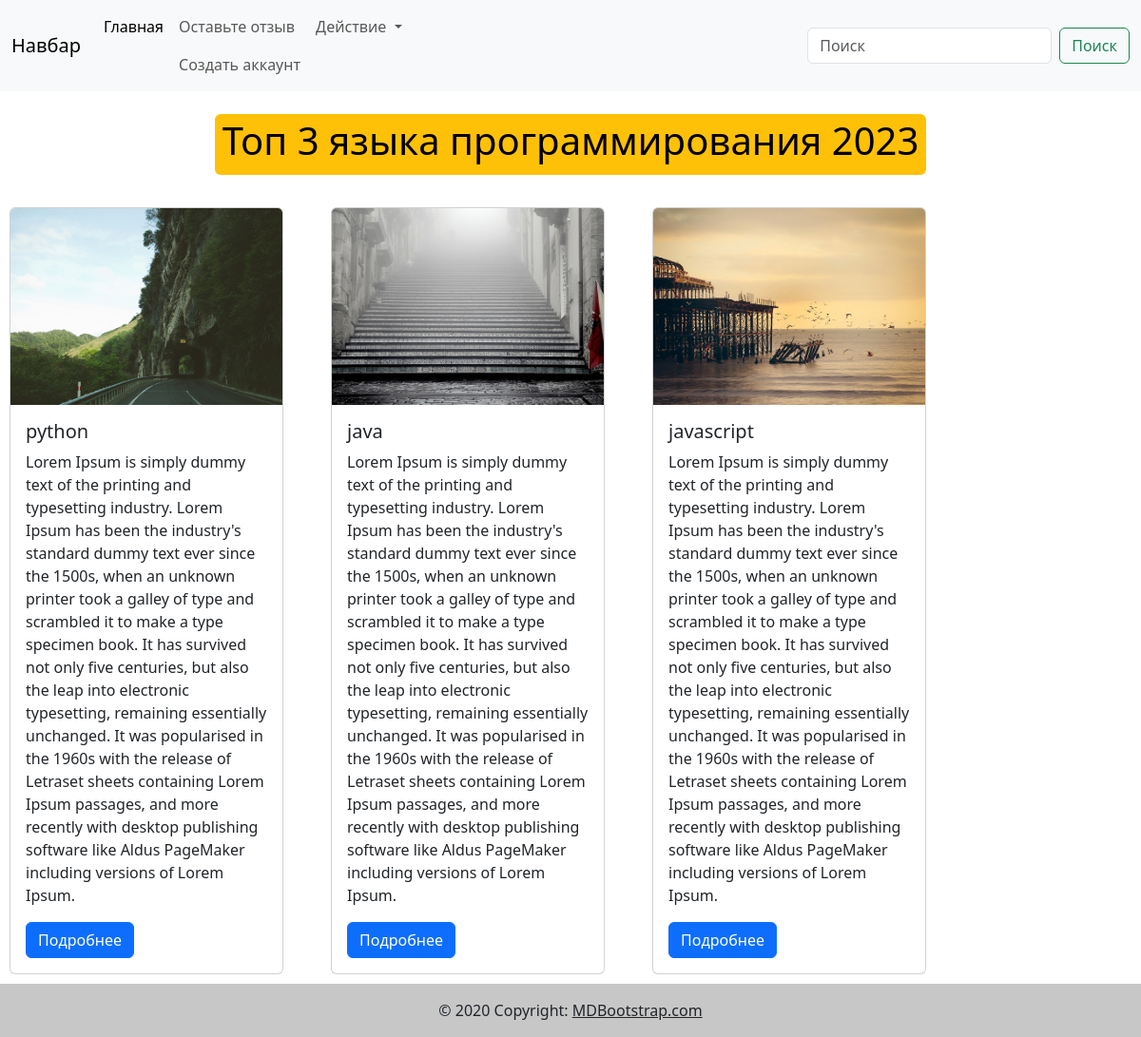
The app's page /, older data.
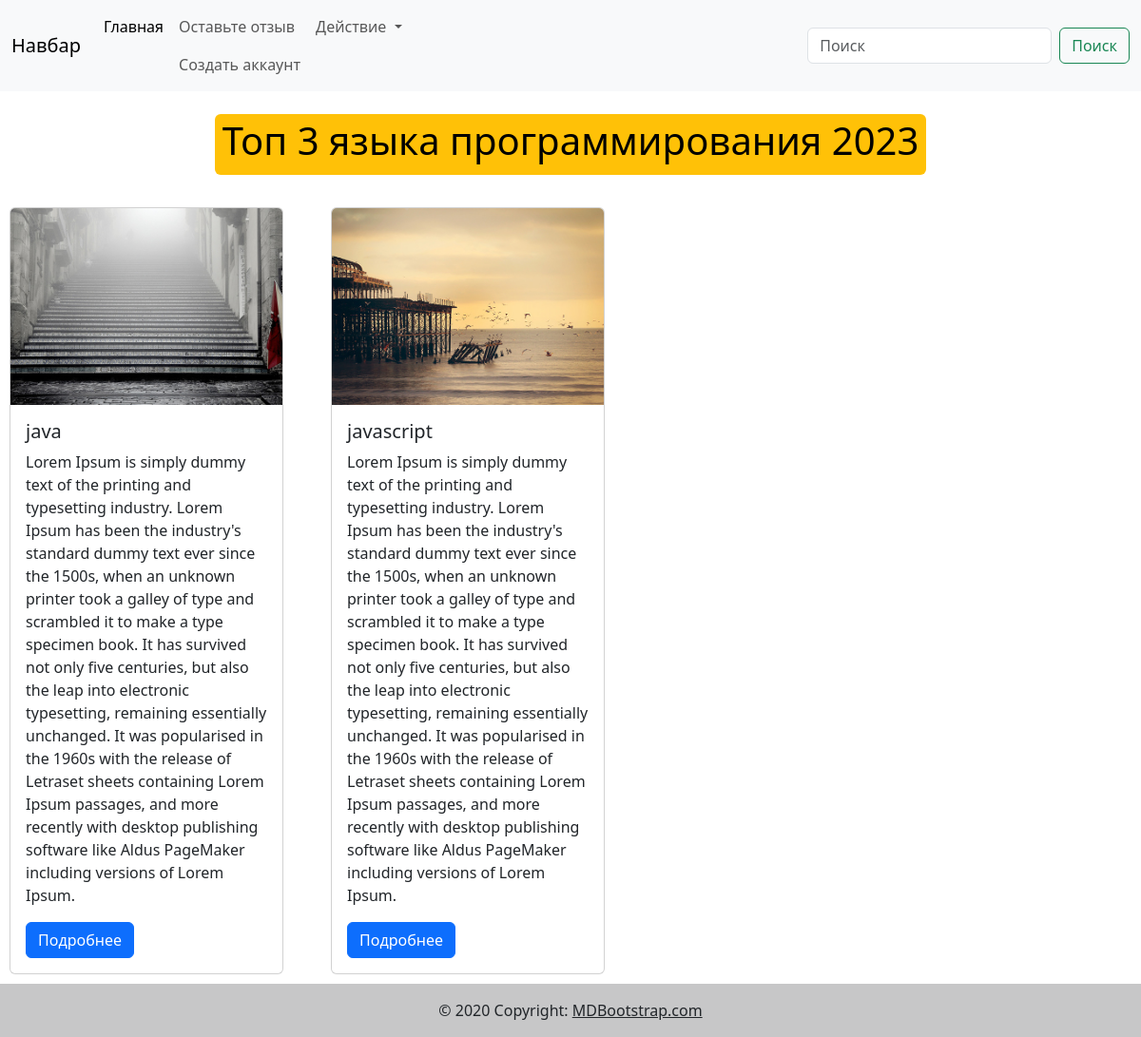
The same page, newer data.
### programm_lang/models.py (models this page shows, shortened)
class ProgramLang(models.Model):
    ACTUALITY = (
        ('Актуален', 'Актуален'),
        ('50 на 50', '50 на 50'),
        ('Стрем', 'Стрем'),
    )
    title = models.CharField(max_length=30)
    description = models.TextField()
    image = models.FileField(upload_to='', null=True)
    actuality = models.CharField(max_length=100, choices=ACTUALITY, default=ACTUALITY[0], null=True)
    video = models.URLField(null=True)
    created_date_lang = models.DateField(null=True)
    created_at = models.DateTimeField(auto_now_add=True)

### programm_lang/views.py (the view)
# urls.py: path('', views.ProgrammLangView.as_view(), name='lang_list'),
class ProgrammLangView(generic.ListView):
    template_name = 'programm_lang.html'
    queryset = models.ProgramLang.objects.all()
    def get_queryset(self):
        return models.ProgramLang.objects.all()

### templates/programm_lang.html
{% include 'header.html' %}
<br><center><span class="badge text-bg-warning"><h1>Топ 3 языка программирования 2023</h1></span></center><br>
<div class="flex">
 {% for i in object_list %}
    <div class="card" style="width: 18rem;">
      <img src="{{i.image.url}}" class="card-img-top" alt="...">
      <div class="card-body">
        <h5 class="card-title">{{i.title}}</h5>
        <p class="card-text">{{i.description}}</p>
        <a href="/lang_detail/{{i.id}}/" class="btn btn-primary">Подробнее</a>
      </div>
</div>
   {% endfor %}
     </div>
{% include 'footer.html' %}

### templates/header.html (shortened to what this page needs)
{% load static %}
<!DOCTYPE html>
<html lang="en">
<head>
    <link href="https://cdn.jsdelivr.net/npm/bootstrap@5.3.1/dist/css/bootstrap.min.css" rel="stylesheet">
    <link rel="stylesheet" href="{% static 'css/style.css' %}">
</head>
<body>
<nav class="navbar navbar-expand-lg bg-body-tertiary">
  <div class="container-fluid">
    <a class="navbar-brand" href="#">Навбар</a>
    <div class="collapse navbar-collapse" id="navbarSupportedContent">
      <ul class="navbar-nav me-auto mb-2 mb-lg-0">
        <li class="nav-item">
          <a class="nav-link active" aria-current="page" href="#">Главная</a>
        </li>
        <li class="nav-item">
          <a class="nav-link" href="/add-cooment/">Оставьте отзыв</a>
          <a class="nav-link" href="/register/">Создать аккаунт</a>
        </li>
        <li class="nav-item dropdown">
          <a class="nav-link dropdown-toggle" href="#" role="button" data-bs-toggle="dropdown" aria-expanded="false">
            Действие
          </a>
        </li>
      </ul>
      <form action="{% url 'langs:search' %}" method="GET" class="d-flex" role="search">
        <input class="form-control me-2" type="text" name="q" type="search" placeholder="Поиск" aria-label="Поиск">
        <button class="btn btn-outline-success" type="submit">Поиск</button>
      </form>
    </div>
  </div>
</nav>
</body>
</html>

### templates/footer.html (shortened to what this page needs)
<footer class="bg-light text-center text-lg-start">
  <div class="text-center p-3" style="background-color: rgba(0, 0, 0, 0.2);">
    © 2020 Copyright:
    <a class="text-dark" href="https://mdbootstrap.com/">MDBootstrap.com</a>
  </div>
</footer>
</body>
</html>

### static/css/style.css (style rules this page uses)
.flex { display: flex; flex-wrap: wrap; gap: 50px; padding: 10px; }

Row changes from the older to the newer data that the page shows:
removed ProgramLang: image (picture), title "python", description "Lorem Ipsum is simply dummy text of the printing and typesetting industry. Lorem Ipsum has been the industry's standard dummy text ever since the 1500s, when an unknown printer took a galley of type and scrambled it to make a type specimen book. It has survived not only five centuries, but also the leap into electronic typesetting, remaining essentially unchanged. It was popularised in the 1960s with the release of Letraset sheets containing Lorem Ipsum passages, and more recently with desktop publishing software like Aldus PageMaker including versions of Lorem Ipsum."
